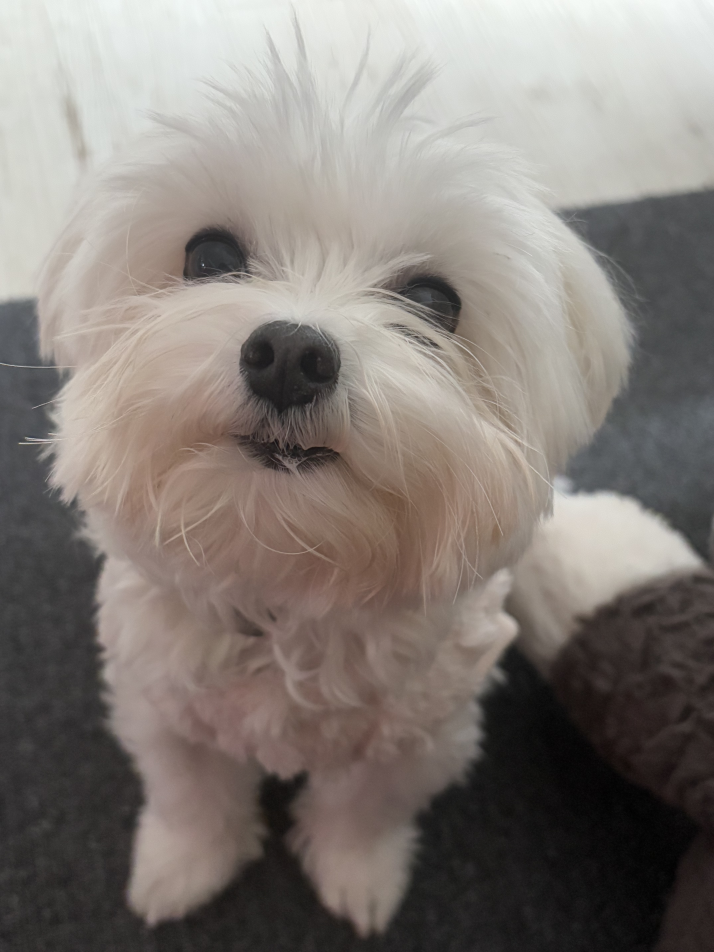
#> input picture images/ryu.jpg, 4284 x 5712 px (shown at 1/6 size)
$ jupyter execute 12_contours.ipynb
#> lines starting #> are read from the running program, lines starting #| are printed output that depends on the picture; after the words box and inside, x2 and y2 are one past the last pixel; in counts of white or black regions, pixels touching at a corner belong together
## 12. 윤곽선 검출
- 경계선을 연결한 선
- 흑백 이미지 -> 이진화 -> 윤곽선 찾기(findCountours)-> 윤곽선 그리기(drawingContours)

[cell 1]
import cv2

dog = "images/ryu.jpg"

[cell 2]
img = cv2.imread(dog)
#> img is the input picture: shape (5712, 4284, 3); mean B, G, R 119.7, 124.8, 131.8
coppied = img.copy()
coppied_2 = img.copy()

#그레이 스케일로 변환
gray = cv2.cvtColor(coppied, cv2.COLOR_BGR2GRAY)

#이진화
ret, binary = cv2.threshold(gray, -1, 255, cv2.THRESH_BINARY | cv2.THRESH_OTSU)
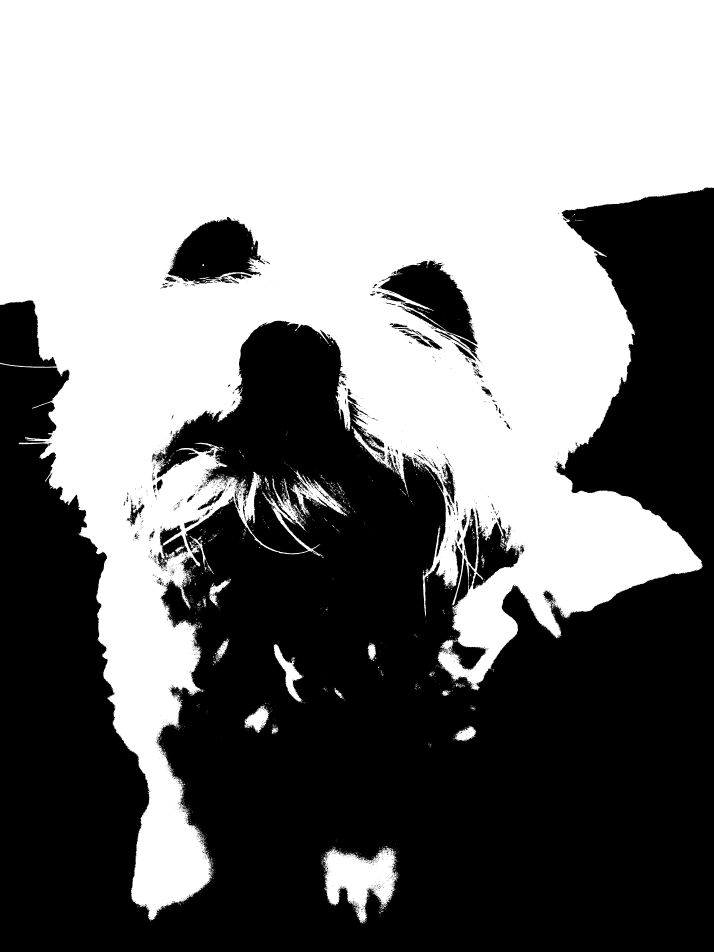
#> binary: shape (5712, 4284) (shown at 1/6 size); 49.7% white; 4110 white regions (3719 under 20 px)
#> ret = 126

#윤곽선 찾기
contours, hierachy = cv2.findContours(binary, cv2.RETR_LIST, cv2.CHAIN_APPROX_NONE)
#> contours = 8913 contours, 7977 with area under 20; largest, box (x1, y1, x2, y2) and area: (0, 0, 4284, 5525) 12381363, (995, 1301, 1591, 1703) 145114, (2268, 1561, 2867, 2069) 138556, (1935, 5083, 2390, 5540) 113896, (2836, 3055, 3148, 3537) 58472
contours_2, hierachy_2 = cv2.findContours(binary, cv2.RETR_EXTERNAL, cv2.CHAIN_APPROX_NONE)
#> contours_2 = 3492 contours, 3309 with area under 20; largest, box (x1, y1, x2, y2) and area: (0, 0, 4284, 5525) 12381363, (1935, 5083, 2390, 5540) 113896, (1742, 2821, 2082, 3096) 23624, (1641, 3864, 1815, 4217) 17284, (1466, 4226, 1618, 4397) 12397

#윤곽선 그리기
cv2.drawContours(coppied, contours, -1, (0, 255, 0), 2 ) #-1 모든 윤곽선 다 그린다.
cv2.drawContours(coppied_2, contours_2, -1, (0, 255, 0), 2 )

cv2.imshow("img", img)
cv2.imshow("countours", coppied)
cv2.imshow("countours_2", coppied_2)

cv2.waitKey(0)
cv2.destroyAllWindows()
cv2.waitKey(1)

##12-2. BoundingRect
-윤곽선을 둘러싼 사각형 그리기

[cell 3]
img = cv2.imread(dog)
coppied = img.copy()

gray = cv2.cvtColor(coppied, cv2.COLOR_BGR2GRAY)
ret, binary = cv2.threshold(gray, -1, 255, cv2.THRESH_BINARY | cv2.THRESH_OTSU)

contours, hierachy = cv2.findContours(binary, cv2.RETR_LIST, cv2.CHAIN_APPROX_NONE)

for contour in contours:
    x, y, width, height = cv2.boundingRect(contour)
    cv2.rectangle(coppied,(x,y), (x+width, y+height), (0,255,1), 10)
#> this loop made 8913 passes
#> (x, y, width, height) on passes 2, 4, 6: (2180, 5538, 3, 4), (2189, 5533, 3, 4), (2162, 5530, 3, 4)
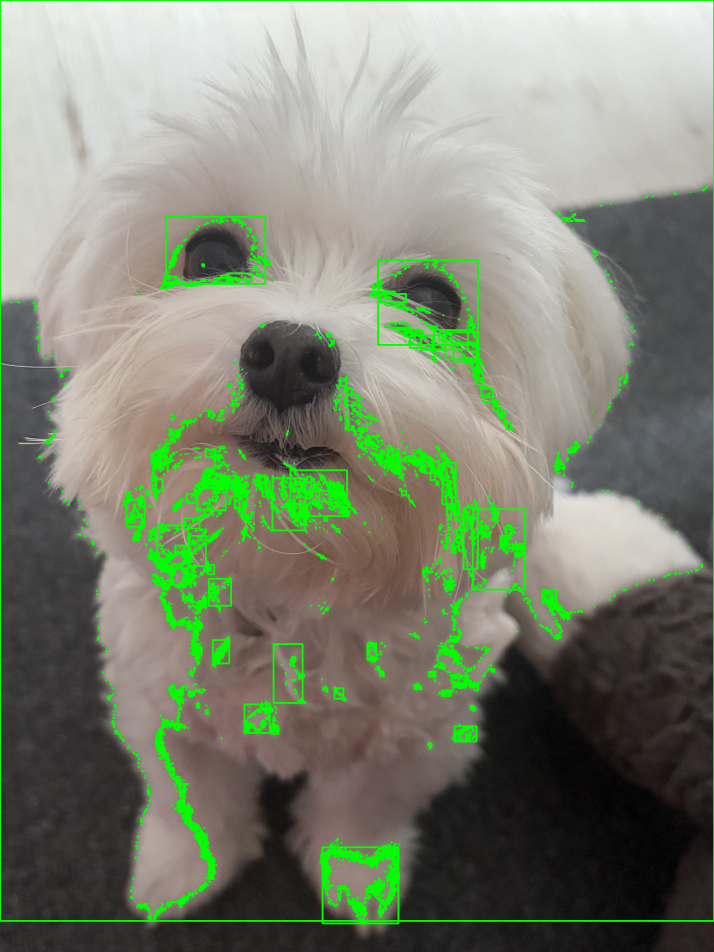
#> coppied: shape (5712, 4284, 3) (shown at 1/6 size); mean B, G, R 113.7, 131.8, 124.7

cv2.imshow("countours", coppied)

cv2.waitKey(0)
cv2.destroyAllWindows()
cv2.waitKey(1)
#> Out = 113

## 실습 순서대로 박스 표시
- 인덱스 트랙바를 만들고 트랙바의 인덱스 값을 변형 하면 생성된 박스가 순서대호 화면에 띄워지도록 구현하기

[cell 4]
import cv2
test = "images/vehicles.png"

img = cv2.imread(test)
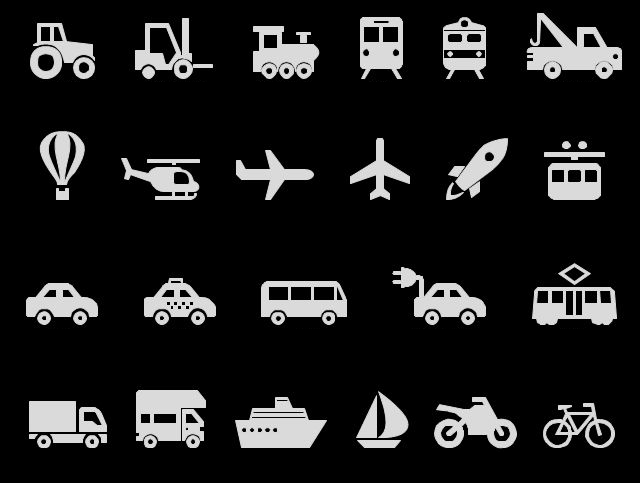
#> input picture images/vehicles.png, 640 x 483 px
#> img is the input picture: shape (483, 640, 3); min 0, max 253, mean 31.7
name = "vehicles"
cv2.namedWindow(name)

coppied = img.copy()

contour_boxes = []

gray = cv2.cvtColor(img, cv2.COLOR_BGR2GRAY)
#> gray: shape (483, 640)
ret, binary = cv2.threshold(gray, -1, 255, cv2.THRESH_BINARY | cv2.THRESH_OTSU)
#> binary: shape (483, 640); 14.5% white; 52 white regions
#> ret = 107


contours, hierarchy = cv2.findContours(binary, cv2.RETR_LIST, cv2.CHAIN_APPROX_NONE)
#> contours = 213 contours, 87 with area under 20; largest, box (x1, y1, x2, y2) and area: (527, 13, 622, 79) 3169, (235, 397, 327, 448) 2978, (532, 287, 617, 325) 2736, (261, 281, 347, 317) 2700, (136, 390, 206, 448) 2632

for contour in contours:
    x, y, width, height = cv2.boundingRect(contour)
    contour_boxes.append((x, y, width, height))
#> this loop made 213 passes
#> (x, y, width, height) on passes 1 to 3: (357, 440, 44, 8), (190, 438, 6, 7), (147, 438, 7, 7)
#> after the loop, contour_boxes = 213 items, first 6: (357, 440, 44, 8), (190, 438, 6, 7), (147, 438, 7, 7), (89, 438, 6, 7), (40, 438, 7, 7), (198, 437, 3, 4)


def On_trackbar(val):
#> called with val = 0
    global coppied
    coppied = img.copy()
    if val < len(contour_boxes):
        x, y, width, height = contour_boxes[val]
#> x = 357; y = 440; width = 44; height = 8
        cv2.rectangle(coppied, (x, y), (x + width, y + height), (0, 255, 0), 3)
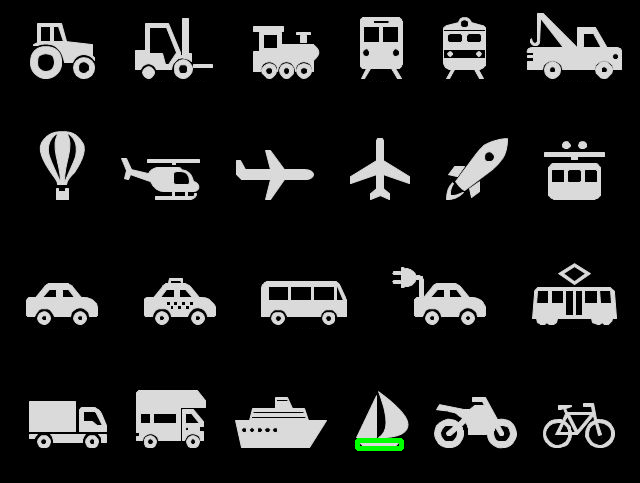
#> coppied: shape (483, 640, 3); 0.16% of pixels changed, all inside (x1, y1, x2, y2) = (355, 438, 404, 451)
    cv2.imshow(name, coppied)

# 트랙바 생성
cv2.createTrackbar("index", name, 0, len(contour_boxes) - 1, On_trackbar)


On_trackbar(0)
while True:
    if cv2.waitKey(1) == ord("q"):
#> (key q is pressed here)
        break

cv2.destroyAllWindows()

[cell 5]
# 윤곽선을 찾고 : 그레이스케일 -> 이진화 -> findContours
# 윤곽선의 인덱스를 선택해서 -> 트랙바 이용 -> while
# 해당 인덱스의 bounding rect를 추출하고 -> cv2.boundingRect
#contours[i] -> rect
# 화면에 사각형을 그린다. -> cv2.rectangle
import cv2

img = cv2.imread("images/vehicles.png")
coppied = img.copy()
name = "Vehicles"
cv2.namedWindow(name)

# 윤곽선을 찾고 : 그레이스케일 -> 이진화 -> findContours
gray = cv2.cvtColor(coppied, cv2.COLOR_BGR2GRAY)
ret, binary = cv2.threshold(gray, -1, 255, cv2.THRESH_BINARY | cv2.THRESH_OTSU) #이진화
contours, hierachy = cv2.findContours(binary, cv2.RETR_EXTERNAL, cv2.CHAIN_APPROX_SIMPLE)
#> contours = 50 contours; largest, box (x1, y1, x2, y2) and area: (527, 13, 622, 79) 3169, (235, 397, 327, 448) 2978, (532, 287, 617, 325) 2736, (261, 281, 347, 317) 2700, (136, 390, 206, 448) 2632

# 윤곽선의 인덱스를 선택해서 -> 트랙바 이용 -> while
cv2.createTrackbar("Index", name, 0, len(contours) -1, lambda x:x)


while True:
    target = img.copy()
    index = cv2.getTrackbarPos("Index", name)
#> index = 0
    # 해당 인덱스의 bounding rect를 추출하고 -> cv2.boundingRect
    x, y, width, height = cv2.boundingRect(contours[index])
#> x = 357; y = 440; width = 44; height = 8

    #contours[i] -> rect
    # 화면에 사각형을 그린다. -> cv2.rectangle
    cv2.rectangle(target, (x, y), (x + width, y + height), (0, 255, 0), 2)
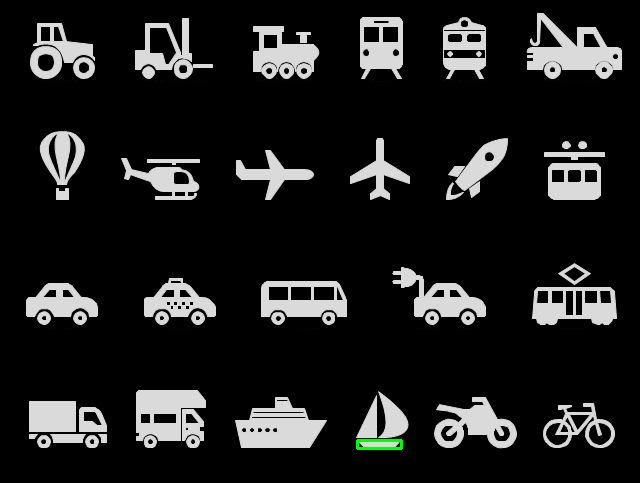
#> target: shape (483, 640, 3); 0.1% of pixels changed, all inside (x1, y1, x2, y2) = (356, 439, 403, 450)
    cv2.imshow(name, target)

    if cv2.waitKey(1) == ord("q"):
#> (key q is pressed here)
        break

cv2.destroyAllWindows()

### 12-3 coutourArea

[cell 6]
import cv2

img = cv2.imread("images/vehicles.png")
coppied = img.copy()
name = "vehicles"
cv2.namedWindow(name)

gray = cv2.cvtColor(coppied, cv2.COLOR_BGR2GRAY)
ret, binary = cv2.threshold(gray, -1, 255, cv2.THRESH_BINARY | cv2.THRESH_OTSU) #이진화
contours, hierachy = cv2.findContours(binary, cv2.RETR_EXTERNAL, cv2.CHAIN_APPROX_SIMPLE)

# 윤곽선의 면적이 특정 크기 이상인 윤곽선을 새로운 리스트에 저장
MIN_AREA = 1000
filtered_contours = []
for contour in contours:
    if cv2.contourArea(contour) > MIN_AREA:
        filtered_contours.append(contour)
#> this loop made 50 passes
#> contour on pass 10: [[29, 401], [29, 431], [75, 431], [75, 401]]
#> after the loop, filtered_contours = 22 contours; largest, box (x1, y1, x2, y2) and area: (527, 13, 622, 79) 3169, (235, 397, 327, 448) 2978, (532, 287, 617, 325) 2736, (261, 281, 347, 317) 2700, (136, 390, 206, 448) 2632


cv2.createTrackbar("Index", name, 0, len(filtered_contours) -1, lambda x:x)


while True:
    target = img.copy()
    index = cv2.getTrackbarPos("Index", name)
    x, y, width, height = cv2.boundingRect(contours[index])

    #contours[i] -> rect
    # 화면에 사각형을 그린다. -> cv2.rectangle
    cv2.rectangle(target, (x, y), (x + width, y + height), (0, 255, 0), 2)
    cv2.imshow(name, target)

    if cv2.waitKey(1) == ord("q"):
#> (key q is pressed here)
        break

cv2.destroyAllWindows()

## 실습4 카드 하나씩 새 창에 표시
- 제시된 이미지 카드를, 하나씩 별도로 새 창에 표시하기

[cell 7]
import cv2

img = cv2.imread("images/playing_cards.png")
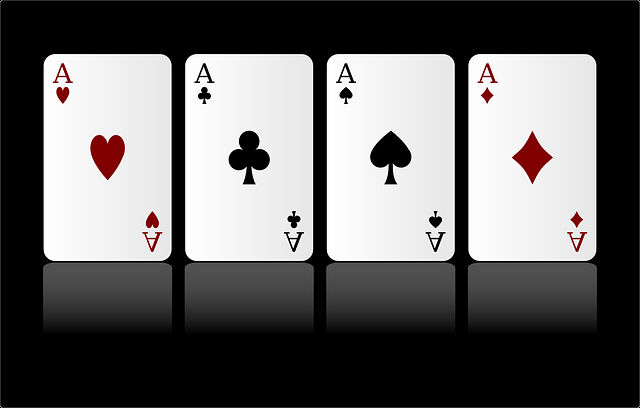
#> input picture images/playing_cards.png, 640 x 408 px
#> img is the input picture: shape (408, 640, 3); mean B, G, R 100.5, 100.5, 101.9
coppied = img.copy()
gray = cv2.cvtColor(coppied, cv2.COLOR_BGR2GRAY)
#> gray: shape (408, 640)
ret, binary = cv2.threshold(gray, -1, 255, cv2.THRESH_BINARY | cv2.THRESH_OTSU)
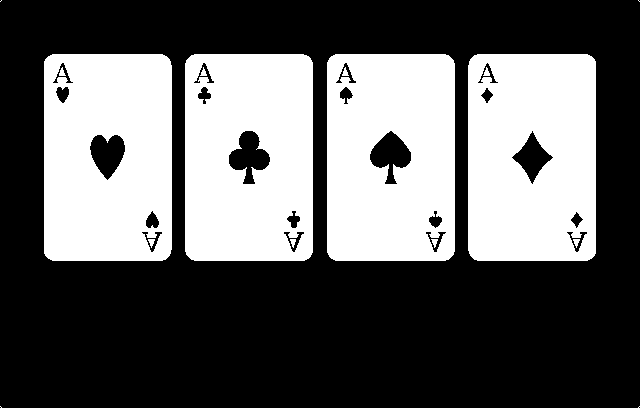
#> binary: shape (408, 640); 38.1% white; 16 white regions (4 under 20 px)
#> ret = 128
contours, hierarchy = cv2.findContours(binary, cv2.RETR_EXTERNAL, cv2.CHAIN_APPROX_SIMPLE)
#> contours = 8 contours, 4 with area under 20; largest, box (x1, y1, x2, y2) and area: (327, 54, 455, 261) 26057, (468, 54, 596, 261) 26056, (185, 54, 313, 261) 26056, (44, 54, 172, 261) 26054

name = "Card"
cv2.namedWindow(name)

cv2.drawContours(img, contours, -1, (0,255,0), 2)
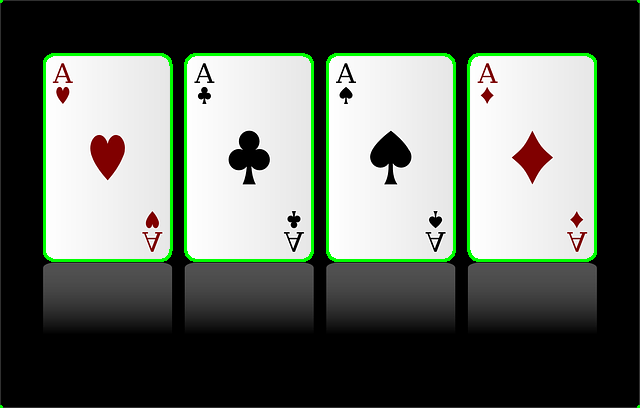
#> img: shape (408, 640, 3); 3.03% of pixels changed, all inside (x1, y1, x2, y2) = (0, 0, 640, 408)

for idx, contour in enumerate(contours):
    if cv2.contourArea(contour)>25000:
        x, y, width, height = cv2.boundingRect(contour)
        cv2.rectangle(img, (x,y), (x+width, y+height), (0,255,0), 4)
        crop = img[y:y+height, x:x+width]
        crop = cv2.resize(crop, None, fx=1.5, fy=1.5)
        cv2.imshow(f"card{idx}", crop)
#> this loop made 8 passes
#> x on passes 3 to 6: 468, 327, 185, 44
#> contour on passes 1, 2, 7, 8: [[639, 406], [638, 407]], [[0, 406], [1, 407]], [[638, 0], [639, 1]], [[1, 0], [0, 1]]
#> pass 3, `crop = cv2.resize(crop, None, fx=1.5, fy=1.5)`:
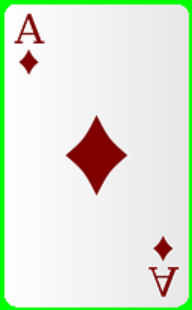
#> crop: shape (310, 192, 3); mean B, G, R 215.3, 231.4, 221.4
#> after the loop:
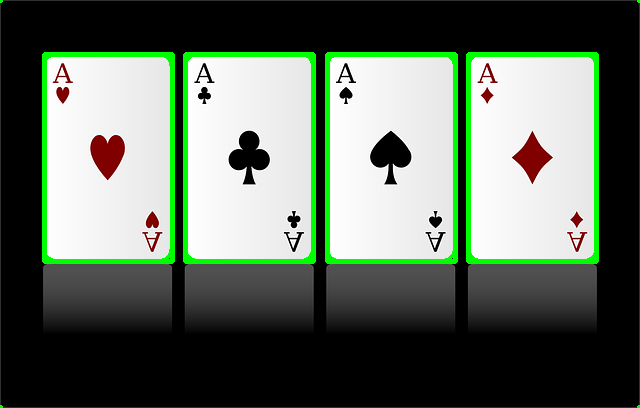
#> img: shape (408, 640, 3); 2.19% of pixels changed, all inside (x1, y1, x2, y2) = (42, 52, 599, 264)


cv2.imshow("img", img)
cv2.waitKey(0)
cv2.destroyAllWindows()
cv2.waitKey(1)
#> Out = 113
